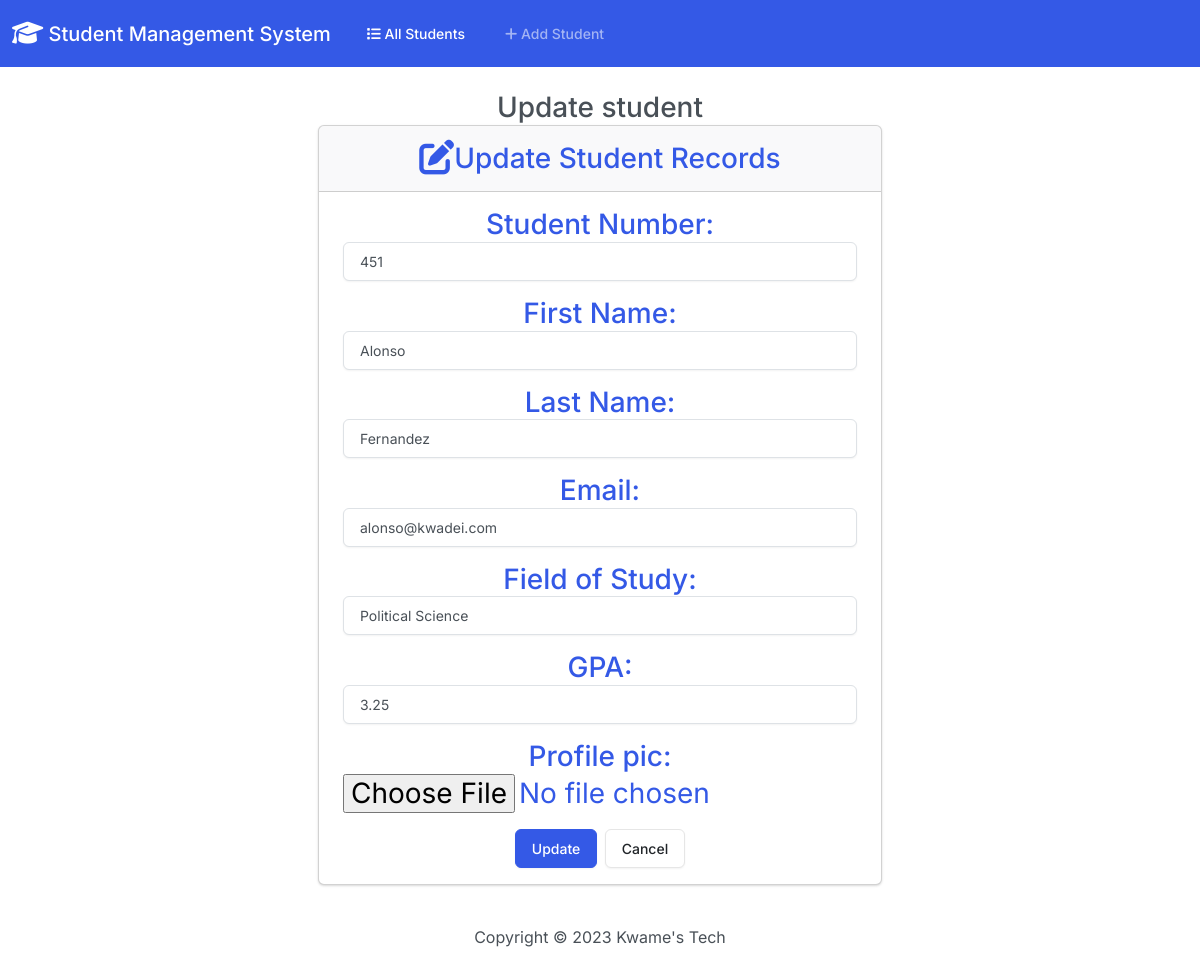
The page /edit/5/ on the database its author committed.
### students/models.py (models this page shows, shortened)
class Student(models.Model):
    student_number = models.PositiveIntegerField()
    first_name = models.CharField(max_length=80)
    last_name = models.CharField(max_length=80)
    email =models.EmailField(max_length=120)
    field_of_study = models.CharField(max_length=50)
    gpa = models.FloatField(default=3.0)
    profile_pic = models.ImageField(upload_to= 'static/images/', blank=True, null=True)

### students/views.py (the view)
# urls.py: path('edit/<int:id>/', views.edit, name='edit'),
def edit(request, id):
    if request.method == 'POST':
        student = Student.objects.get(pk=id) # gets the student whose primary key is equal to the id and stores inside the student vtiable
        form = StudentForm(request.POST,  instance=student) #instantiates the from the instance argument ensures we are editing information from the right student
        if form.is_valid(): #save form
            form.save()
            return render(request, 'students/edit.html',{
                'form': form,
                'student': student,
                'success': True
            })
    else: #none post instance
        student = Student.objects.get(pk=id)
        form = StudentForm(instance=student)
    return render(request, 'students/edit.html',{
            'form': form ,
        })

### students/forms.py
class StudentForm(forms.ModelForm):
    class Meta:
        model = Student
        fields = ['student_number', 'first_name', 'last_name', 'email', 'field_of_study', 'gpa', 'profile_pic']
        labels = {
            'student_number': 'Student Number',
            'first_name': 'First Name',
            'last_name': 'Last Name',
            'email': 'Email',
            'field_of_study': 'Field of Study',
            'gpa': 'GPA'
        }
        widgets = {
            'student_number': forms.NumberInput(attrs={'class': 'form-control '}),
            'first_name':  forms.TextInput(attrs={'class': 'form-control '}),
            'last_name':   forms.TextInput(attrs={'class': 'form-control '}),
            'email':   forms.EmailInput(attrs={'class': 'form-control '}),
            'field_of_study':   forms.TextInput(attrs={'class': 'form-control '}),
            'gpa': forms.NumberInput(attrs={'class': 'form-control '}),
        }

### students/templates/students/edit.html (shortened to what this page needs)
{% extends './base.html' %}
{% load static %}
{% block content %}
<h3 class="text-center m-4">
    Update student
    {% if success %}
        <div class="alert alert-success" role="alert">
            The New Student was updated Successfully
            <a href="{% url 'index' %}" class="alert-link"> Go to HomePage.</a>
        </div>
    {% else %}
        <div class="row justify-content-center">
            <div class="col-6 ">
                <div class="card text-primary  mb-3" >
                    <div class="card-header">
                        <i class="fa-solid fa-pen-to-square fa-lg"></i>Update Student Records
                    </div>
                    <div class="card-body">
                        <form action="" method="POST">
                            {{form.as_p}}
                            <button class="btn btn-primary" type="submit">Update</button>
                            <a href="{% url 'index' %}" class="btn btn-secondary">Cancel</a>
                        </form>
                    </div>
                  </div>
            </div>
        </div>
    {% endif %}
</h3>
{% endblock %}

### rows shown on the page
Student: student_number "451", first_name "Alonso", last_name "Fernandez", email "alonso@kwadei.com", field_of_study "Political Science", gpa "3.25"
